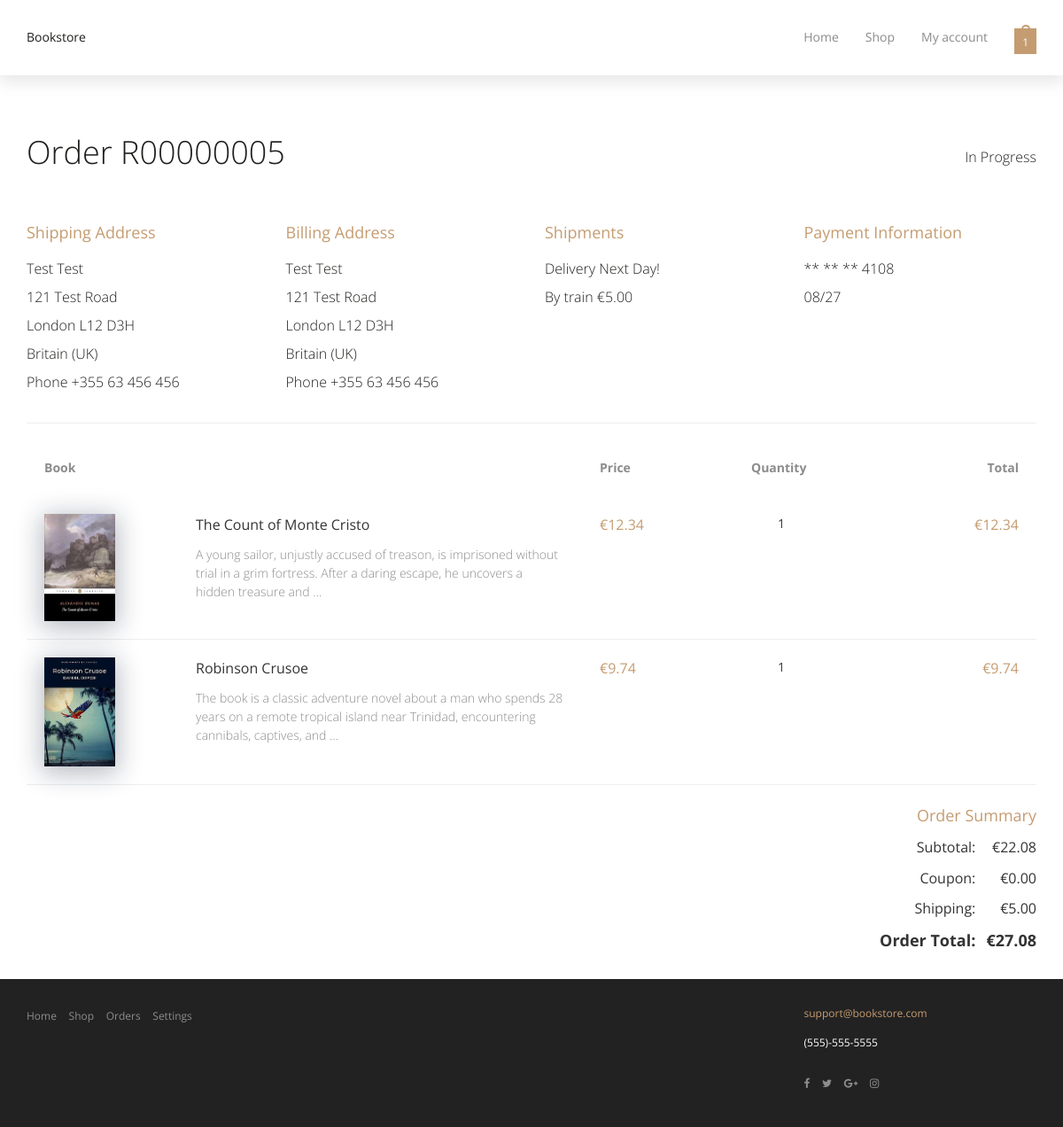
/orders/details/5/ (signed in), run on the app's committed database.
### shop/models.py (models this page shows, shortened)
class Order(models.Model):
    class Status(models.TextChoices):
        CART        = 'cart',        'Cart'
        IN_PROGRESS = 'in_progress', 'In Progress'
        WAITING     = 'waiting',     'Waiting for processing'
        IN_DELIVERY = 'in_delivery', 'In Delivery'
        DELIVERED   = 'delivered',   'Delivered'
        CANCELED    = 'canceled',    'Canceled'
    user = models.ForeignKey(settings.AUTH_USER_MODEL, on_delete=models.PROTECT, related_name='orders')
    status = models.CharField(max_length=20, choices=Status.choices, default=Status.CART)
    shipping_method = models.ForeignKey(
        ShippingMethod, on_delete=models.SET_NULL, null=True, blank=True, related_name="orders"
    )
    shipping_price = models.DecimalField(
        max_digits=10, decimal_places=2, validators=[MinValueValidator(0)],
        null=True, blank=True
    )
    coupon = models.ForeignKey(Coupon, null=True, blank=True, on_delete=models.SET_NULL,related_name="orders")
    discount_amount = models.DecimalField(
        max_digits=12, decimal_places=2,
        null=True, blank=True,
        default=0,
    )
    created_at = models.DateTimeField(auto_now_add=True)
    updated_at = models.DateTimeField(auto_now=True)
    ordered_at = models.DateTimeField(null=True, blank=True)
    total_amount = models.DecimalField(max_digits=12, decimal_places=2, validators=[MinValueValidator(0)], null=True, blank=True,)

class OrderAddress(models.Model):
    order = models.OneToOneField(Order, on_delete=models.CASCADE, related_name="address")
    billing_first_name = models.CharField(max_length=100)
    billing_last_name  = models.CharField(max_length=100)
    billing_country    = CountryField()
    billing_city       = models.CharField(max_length=100)
    billing_address1   = models.CharField(max_length=255)
    billing_address2   = models.CharField(max_length=255, blank=True)
    billing_postcode   = models.CharField(max_length=20)
    billing_phone      = models.CharField(max_length=32, validators=[PHONE_VALIDATOR])
    shipping_first_name = models.CharField(max_length=100)
    shipping_last_name  = models.CharField(max_length=100)
    shipping_country    = CountryField()
    shipping_city       = models.CharField(max_length=100)
    shipping_address1   = models.CharField(max_length=255)
    shipping_address2   = models.CharField(max_length=255, blank=True)
    shipping_postcode   = models.CharField(max_length=20)
    shipping_phone      = models.CharField(max_length=32, validators=[PHONE_VALIDATOR])
    class Meta:
        verbose_name = "Order address"
        verbose_name_plural = "Order addresses"

class ShippingMethod(models.Model):
    name = models.CharField(max_length=120)
    delivery_time = models.CharField(max_length=100)
    price = models.DecimalField(max_digits=10, decimal_places=2, validators=[MinValueValidator(0)])
    is_active = models.BooleanField(default=True)
    sort_order = models.PositiveSmallIntegerField(default=0)
    class Meta:
        ordering = ["sort_order", "price", "name"]

class Payment(models.Model):
    order = models.OneToOneField(
        "Order",
        on_delete=models.CASCADE,
        related_name="payment"
    )
    card_last4 = models.CharField(max_length=4, blank=True)
    name_on_card = models.CharField(max_length=120)
    expiry = models.CharField(max_length=5,null=True, blank=True)
    is_paid = models.BooleanField(default=False)
    created_at = models.DateTimeField(auto_now_add=True)

class OrderItem(models.Model):
    order = models.ForeignKey(Order, on_delete=models.CASCADE, related_name='items')
    book  = models.ForeignKey(Book, on_delete=models.PROTECT, related_name='order_items')
    quantity   = models.PositiveIntegerField(default=1, validators=[MinValueValidator(1)])
    unit_price = models.DecimalField(max_digits=10, decimal_places=2, validators=[MinValueValidator(0)], null=True, blank=True)
    subtotal   = models.DecimalField(max_digits=12, decimal_places=2, validators=[MinValueValidator(0)], null=True, blank=True)
    class Meta:
        verbose_name = 'Позиция заказа'
        verbose_name_plural = 'Позиции заказа'
        constraints = [
            models.UniqueConstraint(fields=["order", "book"], name="uniq_order_book")
        ]

class Book(models.Model):
    title = models.CharField(max_length=200, unique=True)
    authors = models.ManyToManyField(Author, related_name='books', blank=False)
    category = models.ForeignKey(Category, on_delete=models.SET_NULL, null=True, blank=True, related_name='books')
    price = models.DecimalField(max_digits=10, decimal_places=2, validators=[MinValueValidator(0)])
    description = models.TextField(max_length=5000, blank=True)
    publication_year = models.PositiveSmallIntegerField(
        validators=[MinValueValidator(1450), MaxValueValidator(2100)]
    )
    dimensions = models.CharField(max_length=100, blank=True)   # например "20x13x3 см"
    materials = models.CharField(max_length=100, blank=True)
    image1 = models.ImageField(upload_to='books/%Y/%m/', blank=True, null=True)
    image2 = models.ImageField(upload_to='books/%Y/%m/', blank=True, null=True)
    image3 = models.ImageField(upload_to='books/%Y/%m/', blank=True, null=True)
    image4 = models.ImageField(upload_to='books/%Y/%m/', blank=True, null=True)
    created_at = models.DateTimeField(auto_now_add=True)
    class Meta:
        ordering = ('title',)

### shop/views.py (the view)
# urls.py: path("orders/details/<int:order_id>/", views.view_order_details, name="view_order_details"),
@login_required
def view_order_details(request, order_id):
    order = get_object_or_404(
        Order,
        id=order_id,
        user=request.user,
        status__in=[Order.Status.WAITING, Order.Status.IN_PROGRESS, Order.Status.IN_DELIVERY, Order.Status.DELIVERED, Order.Status.CANCELED]
    )
    items = order.items.select_related("book").all()
    subtotal = sum((i.subtotal or Decimal("0.00")) for i in items)
    discount = (order.discount_amount or Decimal("0.00")).quantize(Decimal("0.01"))
    return render(request, "order/view_order_details.html", {
        "order": order,
        "items": items,
        "discount": discount,
        "subtotal": subtotal
    })

### shop/context_processors.py (called while the page is built)
def categories(request):
    return {
        "menu_categories": Category.objects.order_by("name")
    }

def cart_quantity(request):
    if request.user.is_authenticated:
        cart = Order.objects.filter(
            user=request.user,
            status=Order.Status.CART
        ).first()
        if not cart:
            return {"cart_quantity": 0}
        total_qty = cart.items.aggregate(
            total=Sum("quantity")
        )["total"] or 0
        return {"cart_quantity": total_qty}
    cart = request.session.get("cart", {})
    return {
        "cart_quantity": sum(item["quantity"] for item in cart.values())
    }

### shop/templates/order/view_order_details.html (shortened to what this page needs)
{% extends "base.html" %}
{% block content %}
<div>
    <h1 class="general-title-margin" style="display:inline-block;">
        Order R{{ order.id|stringformat:"08d" }}
    </h1>
    <h3 class="font-16 fw-300 pull-right
        {% if order.status == 'delivered' %}
            text-success
        {% elif order.status == 'canceled' %}
            text-danger
        {% else %}
            in-grey-900
        {% endif %}
        " style="margin-top:20px;">
            {{ order.get_status_display }}
    </h3>
</div>
<div class="row mb-20">
    <div class="col-sm-3">
        <h3 class="general-subtitle mt-0">Shipping Address</h3>
        <p class="general-address">{{ order.address.shipping_first_name }} {{ order.address.shipping_last_name }}
            <br />{{ order.address.shipping_address1 }}
            <br />{{ order.address.shipping_city }} {{ order.address.shipping_postcode }}
            <br />{{ order.address.shipping_country.name }}
            <br />Phone {{ order.address.shipping_phone }}
        </p>
    </div>
    <div class="col-sm-3">
        <h3 class="general-subtitle mt-0">Billing Address</h3>
        <p class="general-address">{{ order.address.billing_first_name }} {{ order.address.billing_last_name }}
            <br />{{ order.address.billing_address1 }}
            <br />{{ order.address.billing_city }} {{ order.address.billing_postcode }}
            <br />{{ order.address.billing_country.name }}
            <br />Phone {{ order.address.billing_phone }}
        </p>
    </div>
    <div class="col-sm-3">
        <h3 class="general-subtitle mt-0">Shipments</h3>
        <p class="general-address">{{ order.shipping_method.name }}
            <br />By train €{{ order.shipping_method.price}}
        </p>
    </div>
    <div class="col-sm-3">
        <h3 class="general-subtitle mt-0">Payment Information</h3>
        <p class="general-address">** ** ** {{ order.payment.card_last4 }}
            <br />{{ order.payment.expiry }}
        </p>
    </div>
</div>
<div class="hidden-xs divider-lg pt-20">
    <table class="table table-hover">
        <thead>
            <tr>
                <th>
                    <span class="in-grey-600">Book</span>
                </th>
                <th class="col-method"></th>
                <th>
                    <span class="in-grey-600">Price</span>
                </th>
                <th>
                    <span class="in-grey-600">Quantity</span>
                </th>
                <th>
                    <span class="in-grey-600">Total</span>
                </th>
            </tr>
        </thead>
        <tbody>
            {% for item in items %}
            <tr>
                <td>
                    <div class="general-img-wrap-table">
                        <img src="{{item.book.image1.url}}"
                            alt="design-book" class="cart-img-shadow pull-left" />
                    </div>
                </td>
                <td>
                    <p class="title">{{ item.book.title }}</p>
                    <p class="in-grey-600 fw-300">{{ item.book.description|truncatewords:25 }}</p>
                </td>
                <td>
                    <span class="font-16 in-gold-500">€{{ item.book.price }}</span>
                </td>
                <td>
                    <span class="ml-30">{{ item.quantity }}</span>
                </td>
                <td>
                    <span class="font-16 in-gold-500">€{{ item.subtotal }}</span>
                </td>
            </tr>
            {% endfor %}
        </tbody>
    </table>
</div>
<div class="text-center general-text-right">
    <p class="in-gold-500 font-18">Order Summary</p>
    <table class="general-summary-table general-summary-table-right general-text-right">
        <tr>
            <td>
                <p class="font-16">Subtotal:</p>
            </td>
            <td>
                <p class="font-16">€{{ subtotal }}</p>
            </td>
        </tr>
        <tr>
            <td>
                <p class="font-16">Coupon:</p>
            </td>
            <td>
                <p class="font-16">
                    {% if discount > 0 %}
                        € -{{ discount }}
                    {% else %}
                        €{{ discount }}
                    {% endif %}
                </p>
            </td>
        </tr>
        <tr>
            <td>
                <p class="font-16">Shipping:</p>
            </td>
            <td>
                <p class="font-16">€{{ order.shipping_price }}</p>
            </td>
        </tr>
        <tr>
            <td>
                <strong class="font-18">Order Total:</strong>
            </td>
            <td>
                <strong class="font-18">€{{ order.total_amount }}</strong>
            </td>
        </tr>
    </table>
</div>
{% endblock %}

### data on the page
Order: id "00000005", status "In Progress", address.shipping_first_name "Test", address.shipping_last_name "Test", address.shipping_address1 "121 Test Road", address.shipping_city "London", address.shipping_postcode "L12 D3H", address.shipping_country.name "Britain (UK)", address.shipping_phone "+355 63 456 456", address.billing_first_name "Test", address.billing_last_name "Test", address.billing_address1 "121 Test Road", address.billing_city "London", address.billing_postcode "L12 D3H", address.billing_country.name "Britain (UK)", address.billing_phone "+355 63 456 456", shipping_method.name "Delivery Next Day!", shipping_method.price "5.00", payment.card_last4 "4108", payment.expiry "08/27", shipping_price "5.00", total_amount "27.08"
OrderItem: book.image1 (picture), book "The Count of Monte Cristo", book.description "A young sailor, unjustly accused of treason, is imprisoned without trial in a grim fortress. After a daring escape, he uncovers a hidden treasure and …", book.price "12.34", quantity "1", subtotal "12.34"
OrderItem: book.image1 (picture), book "Robinson Crusoe", book.description "The book is a classic adventure novel about a man who spends 28 years on a remote tropical island near Trinidad, encountering cannibals, captives, and …", book.price "9.74", quantity "1", subtotal "9.74"

### other printed values
{{ subtotal }} "22.08"
{{ discount }} "0.00"
